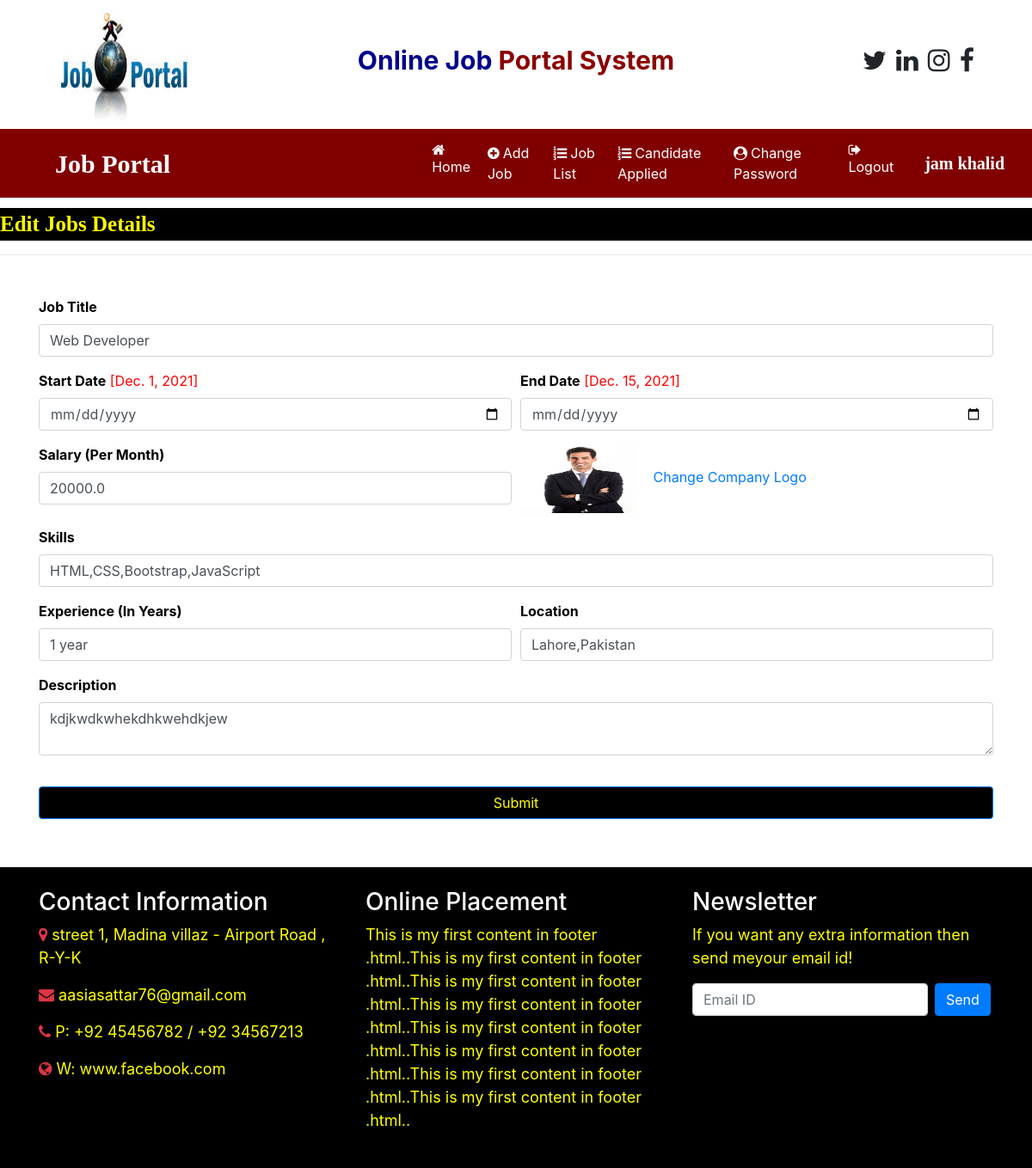
Screenshot of /edit_jobdetail/1 (signed in) with the database file from the repository.
### job/models.py (models this page shows, shortened)
class Job(models.Model):
    recruiter = models.ForeignKey(RecruiterUser, on_delete=models.CASCADE)
    title = models.CharField(max_length=100)
    start_date = models.DateField()
    end_date = models.DateField()
    salary = models.FloatField(max_length=40)
    image = models.FileField()
    experience = models.CharField(max_length=100)
    location = models.CharField(max_length=300)
    skills = models.CharField(max_length=200)
    description = models.CharField(max_length=300)
    creationdate = models.DateField()

### job/views.py (the view, shortened to what this page needs)
# urls.py: path('edit_jobdetail/<int:pid>', edit_jobdetail, name="edit_jobdetail"),
def edit_jobdetail(request,pid):
    if not request.user.is_authenticated:
        return redirect('recruiter_login')
    error = ""
    job = Job.objects.get(id=pid)
    d={'error':error,'job':job}
    return render(request,'edit_jobdetail.html',d)

### job/templates/edit_jobdetail.html (shortened to what this page needs)
{% load static %}
{% block content %}
{% include 'recruiter_navigation.html'  %}
<marquee style="font-family: 'Monotype Corsiva' ; font-size : 25px ; color : yellow ; background-color : black ; font-weight : bold ; margin-top: 1%">
    Edit Jobs Details
 </marquee>
 <hr>
 <form class="container mt-5" name="signup" onsubmit="return checkpass()" method="post" enctype="multipart/form-data">
    <div class="form-row">
        <div class="form-group col-md-12">
            <label style="color: black ; font-weight: bold">Job Title</label>
            <input type="text" class="form-control" name="jobtitle" value="{{job.title}}" required>
        </div>
     </div>
         <div class="form-row">
             <div class="form-group col-md-6">
                 <label style="color: black ; font-weight: bold">Start Date</label> <span style="color: red">[{{ job.start_date }}]</span>
                 <input type="date" class="form-control" name="startdate" >
             </div>
             <div class="form-group col-md-6">
                <label style="color: black ; font-weight:bold">End Date</label> <span style="color: red">[{{ job.end_date }}]</span>
                <input type="date" class="form-control" name="enddate" >
            </div>
         </div>
         <div class="form-row">
            <div class="form-group col-md-6">
                <label style="color: black ; font-weight: bold">Salary (Per Month)</label>
                <input type="text" class="form-control" name="salary" value="{{job.salary}}" required>
            </div>
            <div class="form-group col-md-6">
               <img src="{{ job.image.url}}" width="150" height="80"> <a href="{% url 'change_companylogo' job.id %}">Change Company Logo</a>
           </div>
        </div>
         <div class="form-row">
             <div class="form-group col-md-12">
                 <label style="color: black ; font-weight: bold">Skills</label>
                 <input type="text" class="form-control" name="skills" value="{{job.skills}}" required>
             </div>
         </div>
         <div class="form-row">
            <div class="form-group col-md-6">
                <label style="color: black ; font-weight: bold">Experience (In Years)</label>
                <input type="text" class="form-control" name="experience" value="{{job.experience}}" required>
            </div>
            <div class="form-group col-md-6">
               <label style=" color: black ; font-weight: bold">Location</label>
               <input type="text" class="form-control" name="location" value="{{job.location}}" required>
           </div>
        </div>
        <div class="form-row">
            <div class="form-group col-md-12">
                <label style="color: black ; font-weight: bold">Description</label>
                <textarea class="form-control" name="description" required>{{ job.description }}</textarea>
            </div>
        </div>
        <input type="submit" value="Submit" class="btn btn-primary" style="color: yellow; width: 100% ; background-color: black; text-align: center ; margin-top: 20px">
</form></br>
 {% include 'footer.html' %}
{% endblock %}

### job/templates/recruiter_navigation.html (shortened to what this page needs)
<html>
    <head>
        {% load static %}
        <link rel="stylesheet" href="https://maxcdn.bootstrapcdn.com/bootstrap/4.5.2/css/bootstrap.min.css">
        <link rel="stylesheet" href="https://cdnjs.cloudflare.com/ajax/libs/font-awesome/4.7.0/css/font-awesome.min.css">
    </head>
<body>
    <div class="container">
        <div class="row">
            <div class="col-sm-3">
                <img src="{% static 'images/img1.jpg' %}" width="180px" height="150px">
            </div>
            <div class="col-sm-6 mt-5 text-center">
                <span style = "font-weight: bold ; font-size: 30px">
                    <span style = "color: darkblue"> Online Job </span>
                    <span style = "color: darkred"> Portal System </span>
                </span>
            </div>
            <div class="col-sm-3 mt-5" style = "padding-left: 10%">
                <span style = "font-weight: bold ; font-size: 30px">
                    <span><i class="fa fa-twitter pl-1"></i></span>
                    <span><i class="fa fa-linkedin pl-1"></i></span>
                    <span><i class="fa fa-instagram pl-1"></i></span>
                    <span><i class="fa fa-facebook pl-1"></i></span>
                </span>
            </div>
         </div>
    </div>
<nav class="navbar navbar-expand-sm" style="background-color:maroon">
    <a class="navbar-brand text-white pl-5 font-weight-bold" style="font-family: 'Monotype Corsiva'; font-size: 30px ">Job Portal</a>
<ul class="navbar-nav">
    <li class="nav-item">
        <a class="nav-link" href="{% url 'recruiter_home' %}" style="margin-left: 280px"><i class="fa fa-home mr-1"></i>Home</a>
    </li>
    <li class="nav-item">
        <a class="nav-link" href="{% url 'add_job' %}"><i class="fa fa-plus-circle mr-1"></i>Add Job</a>
    </li>
    <li class="nav-item">
        <a class="nav-link" href="{% url 'job_list' %}"><i class="fa fa-list-ol mr-1"></i>Job List</a>
    </li>
    <li class="nav-item">
        <a class="nav-link" href="{% url 'applied_candidatelist' %}"><i class="fa fa-list-ol mr-1"></i>Candidate Applied</a>
    </li>
    <li class="nav-item">
        <a class="nav-link" href="{% url 'change_password_recruiter' %}"><i class="fa fa-user-circle mr-1"></i>Change Password</a>
    </li>
    <li class="nav-item">
        <a class="nav-link" href="{% url 'Logout' %}"><i class="fa fa-sign-out mr-1"></i>Logout</a>
    </li>
</ul>
   <a class="navbar-brand text-white pl-4 font-weight-bold" style="font-family: 'Monotype Corsiva'; font-size: 20px">{{request.user.first_name}} {{request.user.last_name}}</a>
</nav>
</body>
</html>

### job/templates/recruiter_navigation.html (style rules this page uses)
.nav-link { color: white !important; margin-right: 4px; }

### rows the page displays
Job: jobtitle "Web Developer", start_date "Dec. 1, 2021", end_date "Dec. 15, 2021", salary "20000.0", image (picture), skills "HTML,CSS,Bootstrap,JavaScript", experience "1 year", location "Lahore,Pakistan", description "kdjkwdkwhekdhkwehdkjew"

### other values shown
{{ request.user.first_name }} "jam"
{{ request.user.last_name }} "khalid"
